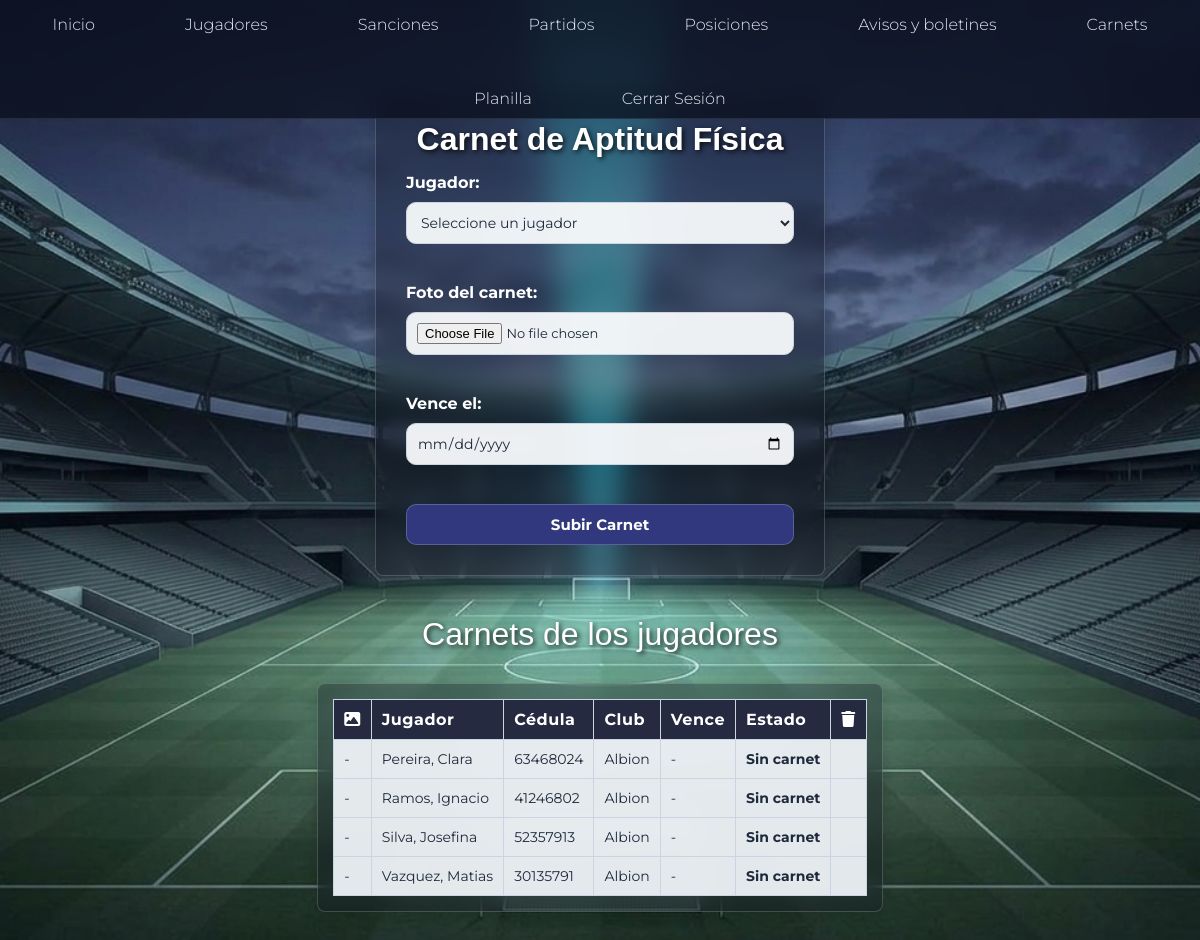
Page /club/carnets/gestionarCarnets.php (signed in) on the committed database.
### tables this page shows
CREATE TABLE `jugadores` (
  `id` int(11) NOT NULL,
  `nombre` varchar(45) DEFAULT NULL,
  `apellido` varchar(45) DEFAULT NULL,
  `cedula` varchar(45) NOT NULL,
  `fecha_nacimiento` date DEFAULT NULL,
  `id_club` int(11) NOT NULL,
  `id_categoria` int(11) NOT NULL,
  `masa` decimal(5,2) DEFAULT NULL,
  `altura` decimal(4,2) DEFAULT NULL,
  `peso` decimal(10,2) DEFAULT NULL,
  `velocidad` decimal(5,2) DEFAULT NULL
);

CREATE TABLE `club` (
  `id` int(11) NOT NULL,
  `nombre` varchar(100) NOT NULL,
  `logo` varchar(255) DEFAULT NULL,
  `activo` tinyint(1) NOT NULL DEFAULT 1
);

### club/carnets/listarCarnets.php (the view, shortened to what this page needs)
<?php
require_once __DIR__ . "/../../conexion.php";
$miClub = (int) $_SESSION["id_club"];
$sql = "SELECT jugadores.nombre, jugadores.apellido, jugadores.cedula, club.nombre AS club,
        carnets.id AS id_carnet, carnets.foto, carnets.fecha_vencimiento
    FROM jugadores
    INNER JOIN club ON jugadores.id_club = club.id
    LEFT JOIN carnets ON carnets.id_jugador = jugadores.id
    WHERE jugadores.id_club = $miClub
    ORDER BY jugadores.apellido";
$resultado = mysqli_query($conn, $sql);
?>
<h1 class="tituloSeccion">Carnets de los jugadores</h1>
<div class="Tabla">
<table class="tablaClubes">
    <tr>
        <th><i class="fa-solid fa-image"></i></th>
        <th>Jugador</th>
        <th>Cédula</th>
        <th>Club</th>
        <th>Vence</th>
        <th>Estado</th>
        <th><i class="fa-solid fa-trash"></i></th>
    </tr>
    <?php
    while ($fila = mysqli_fetch_assoc($resultado)) {
        echo "<tr>";
        echo "<td>" . ($fila["foto"] ? "<a href='fotos/" . htmlspecialchars($fila["foto"]) . "' target='_blank'><img src='fotos/" . htmlspecialchars($fila["foto"]) . "' class='fotoCarnet'></a>" : "-") . "</td>";
        echo "<td>" . htmlspecialchars($fila["apellido"] . ", " . $fila["nombre"]) . "</td>";
        echo "<td>" . htmlspecialchars($fila["cedula"]) . "</td>";
        echo "<td>" . htmlspecialchars($fila["club"]) . "</td>";
        if (!$fila["id_carnet"]) {
            echo "<td>-</td><td class='suspendido'>Sin carnet</td><td></td>";
        }
        echo "</tr>";
    }
    ?>
</table>
</div>

### club/carnets/carnets.css (style rules this page uses)
* { box-sizing: border-box; }
body { margin: 0; font-family: "Montserrat", Arial, sans-serif; color: #e2e8f0; background: url("../../imagenes/BG.png") center / cover fixed; }
h1 { margin: 0 0 5px; text-align: center; font-family: Arial, Helvetica, sans-serif; font-weight: bold; color: #ffffff; text-shadow: 2px 2px 5px rgba(0, 0, 0, 0.8); }
.tituloSeccion { margin: 40px 0 0; text-align: center; font-weight: normal; color: #ffffff; text-shadow: 2px 2px 5px rgba(0, 0, 0, 0.8); }
.Tabla, .tabla-scroll { overflow-x: auto; margin-bottom: 20px; padding: 15px; background: rgba(10, 15, 28, 0.30); backdrop-filter: blur(10px); border: 1px solid rgba(255, 255, 255, 0.18); border-radius: 8px; box-shadow: 0 5px 15px rgba(0, 0, 0, 0.15); }
.Tabla { width: fit-content; max-width: 100%; margin: 30px auto; }
table, .tablaClubes { width: 100%; border-collapse: collapse; }
th, td, .tablaClubes th, .tablaClubes td { padding: 10px; border: 1px solid #cbd5e1; }
th, .tablaClubes th { background: #252a40; color: #ffffff; font-weight: 700; letter-spacing: 0.5px; text-align: left; }
td, .tablaClubes td { background: rgba(241, 245, 249, 0.94); color: #1e293b; font-size: 14px; }
.mal, .suspendido { color: #ffffff; background: rgba(160, 40, 40, 0.85); font-weight: bold; }

### rows in the picture
jugadores: apellido+nombre "Pereira, Clara", cedula "63468024", id_club.nombre "Albion"
jugadores: apellido+nombre "Ramos, Ignacio", cedula "41246802", id_club.nombre "Albion"
jugadores: apellido+nombre "Silva, Josefina", cedula "52357913", id_club.nombre "Albion"
jugadores: apellido+nombre "Vazquez, Matias", cedula "30135791", id_club.nombre "Albion"
